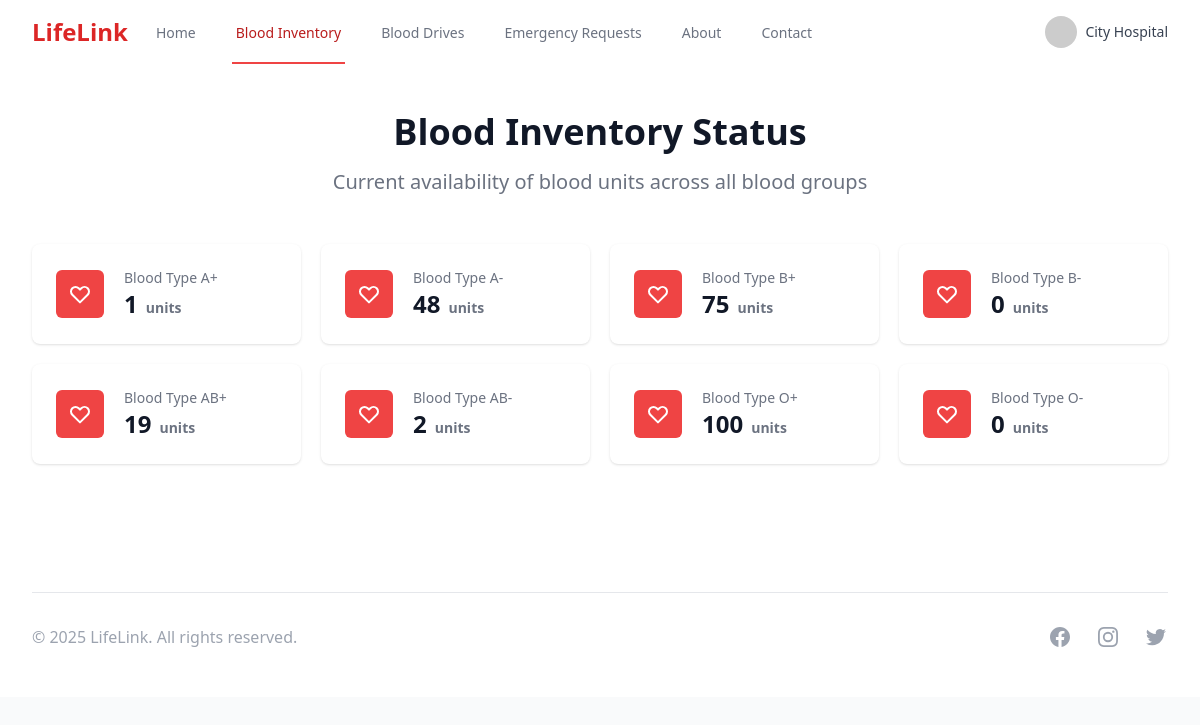
Page /blood-inventory (signed in) on the committed database.
### app/models/user.py (models this page shows, shortened)
class User(UserMixin, db.Model):
    id = db.Column(db.Integer, primary_key=True)
    email = db.Column(db.String(120), unique=True, nullable=False)
    password_hash = db.Column(db.String(128))
    first_name = db.Column(db.String(64))
    last_name = db.Column(db.String(64))
    phone = db.Column(db.String(20))
    address = db.Column(db.String(200))
    user_type = db.Column(db.String(20))  # donor, hospital, blood_bank
    created_at = db.Column(db.DateTime, default=datetime.utcnow)
    is_active = db.Column(db.Boolean, default=True)
    updated_at = db.Column(db.DateTime, default=datetime.utcnow, onupdate=datetime.utcnow)
    __mapper_args__ = {
        'polymorphic_identity': 'user',
        'polymorphic_on': user_type
    }

### app/models/blood.py (models this page shows, shortened)
class BloodInventory(db.Model):
    id = db.Column(db.Integer, primary_key=True)
    blood_bank_id = db.Column(db.Integer, db.ForeignKey('blood_bank.id', name='fk_bloodinventory_bloodbank_id'), nullable=False)
    blood_type = db.Column(db.String(5), nullable=False)
    units_available = db.Column(db.Integer, default=0)
    last_updated = db.Column(db.DateTime, default=datetime.utcnow, onupdate=datetime.utcnow)
    blood_bank = db.relationship('BloodBank', backref=db.backref('inventory', lazy=True))

### app/routes/main.py (the view)
@bp.route('/blood-inventory')
def blood_inventory():
    inventory_records = BloodInventory.query.all()
    inventory = {}
    for record in inventory_records:
        inventory[record.blood_type] = record.units_available
    return render_template('main/blood_inventory.html', inventory=inventory)

### app/models/user.py (called while the page is built)
@login_manager.user_loader
def load_user(id):
    return User.query.get(int(id))

### app/templates/main/blood_inventory.html (shortened to what this page needs)
{% extends "base.html" %}
{% block content %}
<div class="bg-white py-12">
    <div class="max-w-7xl mx-auto px-4 sm:px-6 lg:px-8">
        <div class="text-center">
            <h2 class="text-3xl font-extrabold text-gray-900 sm:text-4xl">
                Blood Inventory Status
            </h2>
            <p class="mt-3 max-w-2xl mx-auto text-xl text-gray-500 sm:mt-4">
                Current availability of blood units across all blood groups
            </p>
        </div>
        <div class="mt-12">
            <div class="grid grid-cols-1 gap-5 sm:grid-cols-2 lg:grid-cols-4">
                {% for blood_type in ['A+', 'A-', 'B+', 'B-', 'AB+', 'AB-', 'O+', 'O-'] %}
                <div class="bg-white overflow-hidden shadow rounded-lg">
                    <div class="px-4 py-5 sm:p-6">
                        <div class="flex items-center">
                            <div class="flex-shrink-0 bg-red-500 rounded-md p-3">
                            </div>
                            <div class="ml-5 w-0 flex-1">
                                <dl>
                                    <dt class="text-sm font-medium text-gray-500 truncate">
                                        Blood Type {{ blood_type }}
                                    </dt>
                                    <dd class="flex items-baseline">
                                        <div class="text-2xl font-semibold text-gray-900">
                                            {{ inventory.get(blood_type, 0) }}
                                        </div>
                                        <div class="ml-2 flex items-baseline text-sm font-semibold text-gray-500">
                                            units
                                        </div>
                                    </dd>
                                </dl>
                            </div>
                        </div>
                    </div>
                </div>
                {% endfor %}
            </div>
        </div>
    </div>
</div>
{% endblock %}

### app/templates/base.html (shortened to what this page needs)
<!DOCTYPE html>
<html lang="en">
<head>
    <script src="https://cdn.tailwindcss.com"></script>
</head>
<body class="min-h-screen bg-gray-50">
    <nav class="bg-white shadow" x-data="{ open: false }">
        <div class="max-w-7xl mx-auto px-4 sm:px-6 lg:px-8">
            <div class="flex justify-between h-16">
                <div class="flex">
                    <div class="flex-shrink-0 flex items-center">
                        <a href="{{ url_for('main.index') }}" class="text-2xl font-bold text-red-600">
                            LifeLink
                        </a>
                    </div>
                    <div class="hidden sm:ml-6 sm:flex sm:space-x-8">
                        <a href="{{ url_for('main.index') }}" class="{% if request.endpoint == 'main.index' %}border-red-500 text-red-700{% else %}border-transparent text-gray-500 hover:border-red-500 hover:text-gray-700{% endif %} inline-flex items-center px-1 pt-1 border-b-2 text-sm font-medium">
                            Home
                        </a>
                        <a href="{{ url_for('main.blood_inventory') }}" class="{% if request.endpoint == 'main.blood_inventory' %}border-red-500 text-red-700{% else %}border-transparent text-gray-500 hover:border-red-500 hover:text-gray-700{% endif %} inline-flex items-center px-1 pt-1 border-b-2 text-sm font-medium">
                            Blood Inventory
                        </a>
                        <a href="{{ url_for('main.blood_drives') }}" class="{% if request.endpoint == 'main.blood_drives' %}border-red-500 text-red-700{% else %}border-transparent text-gray-500 hover:border-red-500 hover:text-gray-700{% endif %} inline-flex items-center px-1 pt-1 border-b-2 text-sm font-medium">
                            Blood Drives
                        </a>
                        {% if current_user.is_authenticated %}
                        <a href="{{ url_for('main.emergency_requests') }}" class="{% if request.endpoint == 'main.emergency_requests' %}border-red-500 text-red-700{% else %}border-transparent text-gray-500 hover:border-red-500 hover:text-gray-700{% endif %} inline-flex items-center px-1 pt-1 border-b-2 text-sm font-medium">
                            Emergency Requests
                        </a>
                        {% endif %}
                        {% if not current_user.is_authenticated or current_user.user_type != 'admin' %}
                        <a href="{{ url_for('main.about') }}" class="{% if request.endpoint == 'main.about' %}border-red-500 text-red-700{% else %}border-transparent text-gray-500 hover:border-red-500 hover:text-gray-700{% endif %} inline-flex items-center px-1 pt-1 border-b-2 text-sm font-medium">
                            About
                        </a>
                        <a href="{{ url_for('main.contact') }}" class="{% if request.endpoint == 'main.contact' %}border-red-500 text-red-700{% else %}border-transparent text-gray-500 hover:border-red-500 hover:text-gray-700{% endif %} inline-flex items-center px-1 pt-1 border-b-2 text-sm font-medium">
                            Contact
                        </a>
                        {% endif %}
                    </div>
                </div>
                <div class="hidden sm:ml-6 sm:flex sm:items-center">
                    {% if current_user.is_authenticated %}
                    <div x-data="{ open: false }" @click.away="open = false" class="relative">
                        <button @click="open = !open" type="button" class="max-w-xs bg-white flex items-center text-sm rounded-full focus:outline-none focus:ring-2 focus:ring-red-500" id="user-menu-button" aria-expanded="false" aria-haspopup="true">
                            <img class="h-8 w-8 rounded-full" src="https://ui-avatars.com/api/?name={{ current_user.first_name }}+{{ current_user.last_name }}&background=random" alt="Profile">
                            <span class="ml-2 text-gray-700 font-medium">{{ current_user.first_name }} {{current_user.last_name}}</span>
                        </button>
                    </div>
                    {% endif %}
                </div>
            </div>
        </div>
    </nav>
    <main>
        {% block content %}{% endblock %}
    </main>
    <footer class="bg-white">
        <div class="max-w-7xl mx-auto py-12 px-4 sm:px-6 lg:px-8">
            <div class="mt-8 border-t border-gray-200 pt-8 md:flex md:items-center md:justify-between">
                <div class="flex space-x-6 md:order-2">
                    <a href="#" class="text-gray-400 hover:text-gray-500">
                    </a>
                    <a href="#" class="text-gray-400 hover:text-gray-500">
                    </a>
                    <a href="#" class="text-gray-400 hover:text-gray-500">
                    </a>
                </div>
                <p class="mt-8 text-base text-gray-400 md:mt-0 md:order-1">
                    &copy; 2025 LifeLink. All rights reserved.
                </p>
            </div>
        </div>
    </footer>
</body>
</html>

### rows in the picture
User: first_name "City", last_name "Hospital"
BloodInventory: blood_type "AB+", get "19"
BloodInventory: blood_type "AB-", get "2"

### other values in the picture
{{ blood_type }} "A+" "A-" "B+" "B-" "O+" "O-"
{{ inventory.get(blood_type, 0) }} "1" "48" "75" "0" "100" "0"
